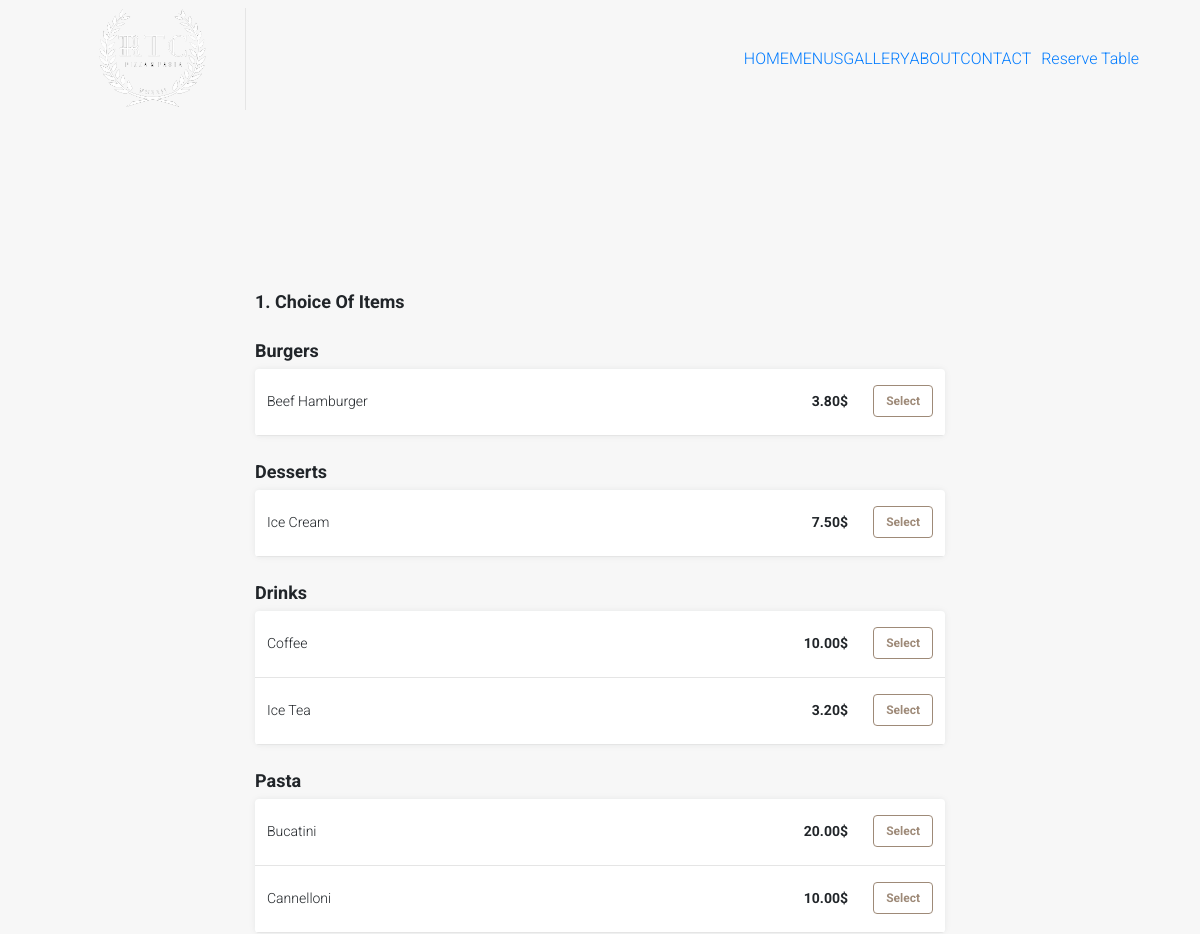
Before: /order_food.php (upper part) with the older database file.
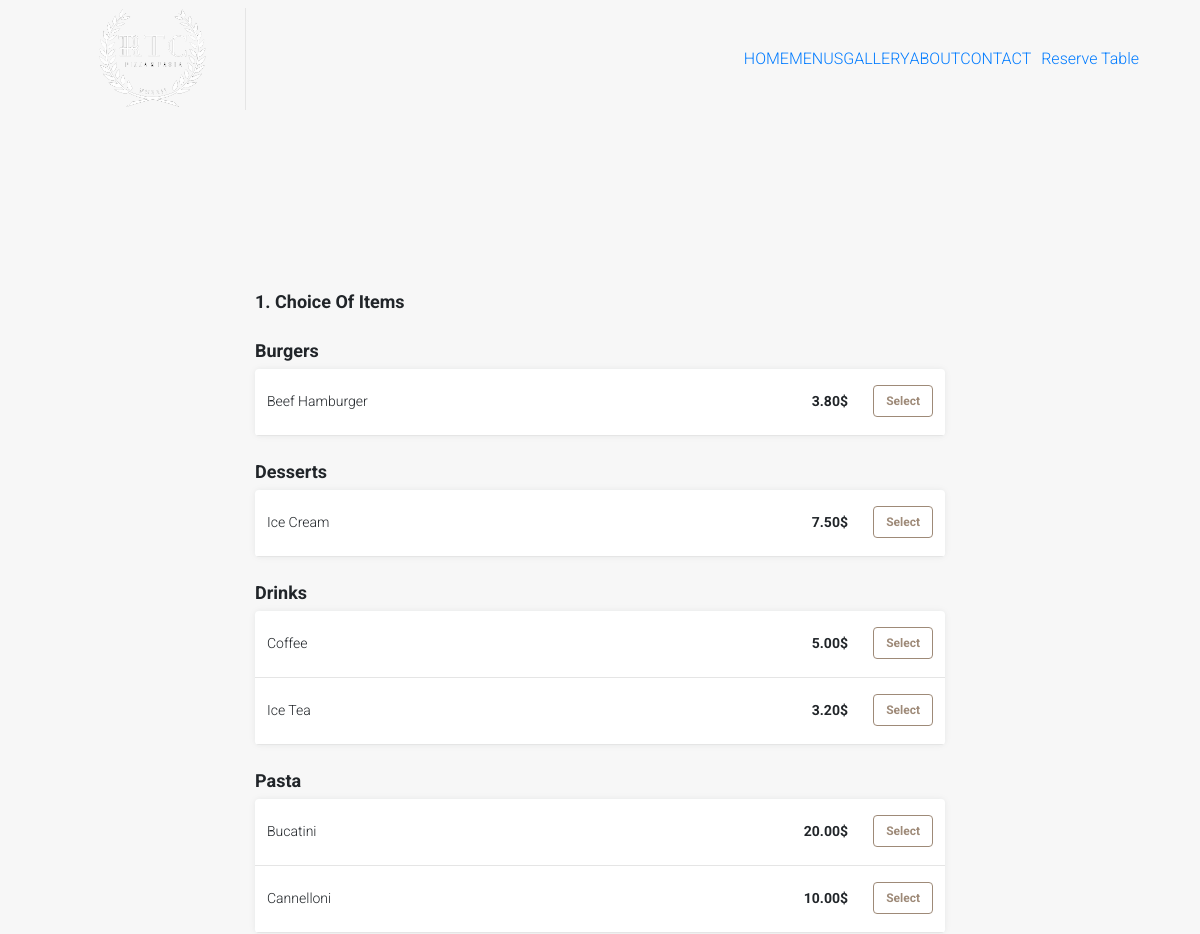
After: the same page with the newer database file.
### tables this page shows
CREATE TABLE `menus` (
  `menu_id` int(5) NOT NULL,
  `menu_name` varchar(100) NOT NULL,
  `menu_description` varchar(255) NOT NULL,
  `menu_price` decimal(6,2) NOT NULL,
  `menu_image` varchar(255) NOT NULL,
  `category_id` int(3) NOT NULL
);

### order_food.php (the view, shortened to what this page needs)
<?php
include "connect.php";
include "Includes/templates/header.php";
include "Includes/templates/navbar.php";
?>
<section class="order_food_section">
    <form method="post" id="order_food_form" action="order_food.php">
        <div class="select_menus_tab order_food_tab" id="menus_tab">
            <div class="text_header">
                <span>
                    1. Choice of Items
                </span>
            </div>
            <div>
                <?php
                $stmt = $con->prepare("Select * from menu_categories");
                $stmt->execute();
                $menu_categories = $stmt->fetchAll();
                foreach ($menu_categories as $category) {
                    ?>
                    <div class="text_header">
                        <span>
                            <?php echo $category['category_name']; ?>
                        </span>
                    </div>
                    <div class="items_tab">
                        <?php
                        $stmt = $con->prepare("Select * from menus where category_id = ?");
                        $stmt->execute(array($category['category_id']));
                        $rows = $stmt->fetchAll();
                        foreach ($rows as $row) {
                            echo "<div class='itemListElement'>";
                            echo "<div class = 'item_details'>";
                            echo "<div>";
                            echo $row['menu_name'];
                            echo "</div>";
                            echo "<div class = 'item_select_part'>";
                            echo "<div class = 'menu_price_field'>";
                            echo "<span style = 'font-weight: bold;'>";
                            echo $row['menu_price'] . "$";
                            echo "</span>";
                            echo "</div>";
                            ?>
                            <div class="select_item_bttn">
                                <div class="btn-group-toggle" data-toggle="buttons">
                                    <label class="menu_label item_label btn btn-secondary">
                                            autocomplete="off">Select
                                    </label>
                                </div>
                            </div>
                            <?php
                            echo "</div>";
                            echo "</div>";
                            echo "</div>";
                        }
                        ?>
                    </div>
                    <?php
                }
                ?>
            </div>
        </div>
    </form>
</section>
<?php include "Includes/templates/footer.php"; ?>

Changed rows visible on the page:
changed menus "Coffee": menu_price "10.00" → "5.00"
